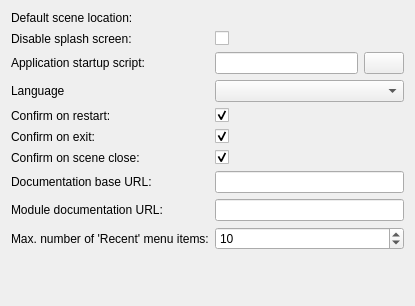
<?xml version="1.0" encoding="UTF-8"?>
<ui version="4.0">
 <class>qCjyxSettingsGeneralPanel</class>
 <widget class="ctkSettingsPanel" name="qCjyxSettingsGeneralPanel">
  <property name="geometry">
   <rect>
    <x>0</x>
    <y>0</y>
    <width>415</width>
    <height>306</height>
   </rect>
  </property>
  <property name="windowTitle">
   <string>General</string>
  </property>
  <layout class="QFormLayout" name="formLayout">
   <item row="0" column="0">
    <widget class="QLabel" name="DefaultScenePathLabel">
     <property name="toolTip">
      <string>Directory where scenes are saved to by default</string>
     </property>
     <property name="text">
      <string>Default scene location:</string>
     </property>
    </widget>
   </item>
   <item row="0" column="1">
    <widget class="ctkDirectoryButton" name="DefaultScenePathButton"/>
   </item>
   <item row="1" column="0">
    <widget class="QLabel" name="ShowSplashScreenLabel">
     <property name="text">
      <string>Disable splash screen:</string>
     </property>
    </widget>
   </item>
   <item row="1" column="1">
    <widget class="QCheckBox" name="ShowSplashScreenCheckBox">
     <property name="text">
      <string/>
     </property>
    </widget>
   </item>
   <item row="3" column="1">
    <widget class="ctkLanguageComboBox" name="LanguageComboBox"/>
   </item>
   <item row="3" column="0">
    <widget class="QLabel" name="LanguageLabel">
     <property name="text">
      <string>Language</string>
     </property>
    </widget>
   </item>
   <item row="4" column="0">
    <widget class="QLabel" name="ConfirmRestartLabel">
     <property name="text">
      <string>Confirm on restart:</string>
     </property>
    </widget>
   </item>
   <item row="4" column="1">
    <widget class="QCheckBox" name="ConfirmRestartCheckBox">
     <property name="text">
      <string/>
     </property>
     <property name="checked">
      <bool>true</bool>
     </property>
    </widget>
   </item>
   <item row="5" column="0">
    <widget class="QLabel" name="ConfirmExitLabel">
     <property name="text">
      <string>Confirm on exit:</string>
     </property>
    </widget>
   </item>
   <item row="5" column="1">
    <widget class="QCheckBox" name="ConfirmExitCheckBox">
     <property name="text">
      <string/>
     </property>
     <property name="checked">
      <bool>true</bool>
     </property>
    </widget>
   </item>
   <item row="6" column="0">
    <widget class="QLabel" name="ConfirmSceneCloseLabel">
     <property name="text">
      <string>Confirm on scene close:</string>
     </property>
    </widget>
   </item>
   <item row="6" column="1">
    <widget class="QCheckBox" name="ConfirmSceneCloseCheckBox">
     <property name="text">
      <string/>
     </property>
     <property name="checked">
      <bool>true</bool>
     </property>
    </widget>
   </item>
   <item row="7" column="0">
    <widget class="QLabel" name="DocumentationBaseURLLabel">
     <property name="text">
      <string>Documentation base URL:</string>
     </property>
    </widget>
   </item>
   <item row="7" column="1">
    <widget class="QLineEdit" name="DocumentationBaseURLLineEdit">
     <property name="toolTip">
      <string>Specify documentation location.
Available placeholders: {language}, {version}.
Default: https://slicer.readthedocs.io/{language}/{version}</string>
     </property>
    </widget>
   </item>
   <item row="9" column="1">
    <widget class="QSpinBox" name="NumOfRecentlyLoadedFiles">
     <property name="minimum">
      <number>1</number>
     </property>
     <property name="maximum">
      <number>50</number>
     </property>
     <property name="value">
      <number>10</number>
     </property>
    </widget>
   </item>
   <item row="9" column="0">
    <widget class="QLabel" name="NumOfRecentlyLoadedFilesLabel">
     <property name="text">
      <string>Max. number of 'Recent' menu items:</string>
     </property>
    </widget>
   </item>
   <item row="2" column="0">
    <widget class="QLabel" name="CjyxRCFileLabel">
     <property name="toolTip">
      <string>Python script that is executed after the application is started</string>
     </property>
     <property name="text">
      <string>Application startup script:</string>
     </property>
    </widget>
   </item>
   <item row="2" column="1">
    <layout class="QHBoxLayout" name="horizontalLayout">
     <item>
      <widget class="QLineEdit" name="CjyxRCFileValueLabel">
       <property name="enabled">
        <bool>true</bool>
       </property>
       <property name="frame">
        <bool>true</bool>
       </property>
       <property name="readOnly">
        <bool>true</bool>
       </property>
      </widget>
     </item>
     <item>
      <widget class="QPushButton" name="CjyxRCFileOpenButton">
       <property name="toolTip">
        <string>Open Cjyx resource file</string>
       </property>
       <property name="text">
        <string/>
       </property>
      </widget>
     </item>
    </layout>
   </item>
   <item row="8" column="0">
    <widget class="QLabel" name="DocumentationBaseURLLabel_2">
     <property name="text">
      <string>Module documentation URL:</string>
     </property>
    </widget>
   </item>
   <item row="8" column="1">
    <widget class="QLineEdit" name="ModuleDocumentationURLLineEdit">
     <property name="toolTip">
      <string>Specify URL for module documentation.
Available placeholders: {documentationbaseurl}, {lowercasemodulename}.
Default: {documentationbaseurl}/user_guide/modules/{lowercasemodulename}.html</string>
     </property>
    </widget>
   </item>
  </layout>
 </widget>
 <customwidgets>
  <customwidget>
   <class>ctkDirectoryButton</class>
   <extends>QWidget</extends>
   <header>ctkDirectoryButton.h</header>
  </customwidget>
  <customwidget>
   <class>ctkSettingsPanel</class>
   <extends>QWidget</extends>
   <header>ctkSettingsPanel.h</header>
   <container>1</container>
  </customwidget>
  <customwidget>
   <class>ctkLanguageComboBox</class>
   <extends>QComboBox</extends>
   <header>ctkLanguageComboBox.h</header>
  </customwidget>
 </customwidgets>
 <resources/>
 <connections/>
</ui>
